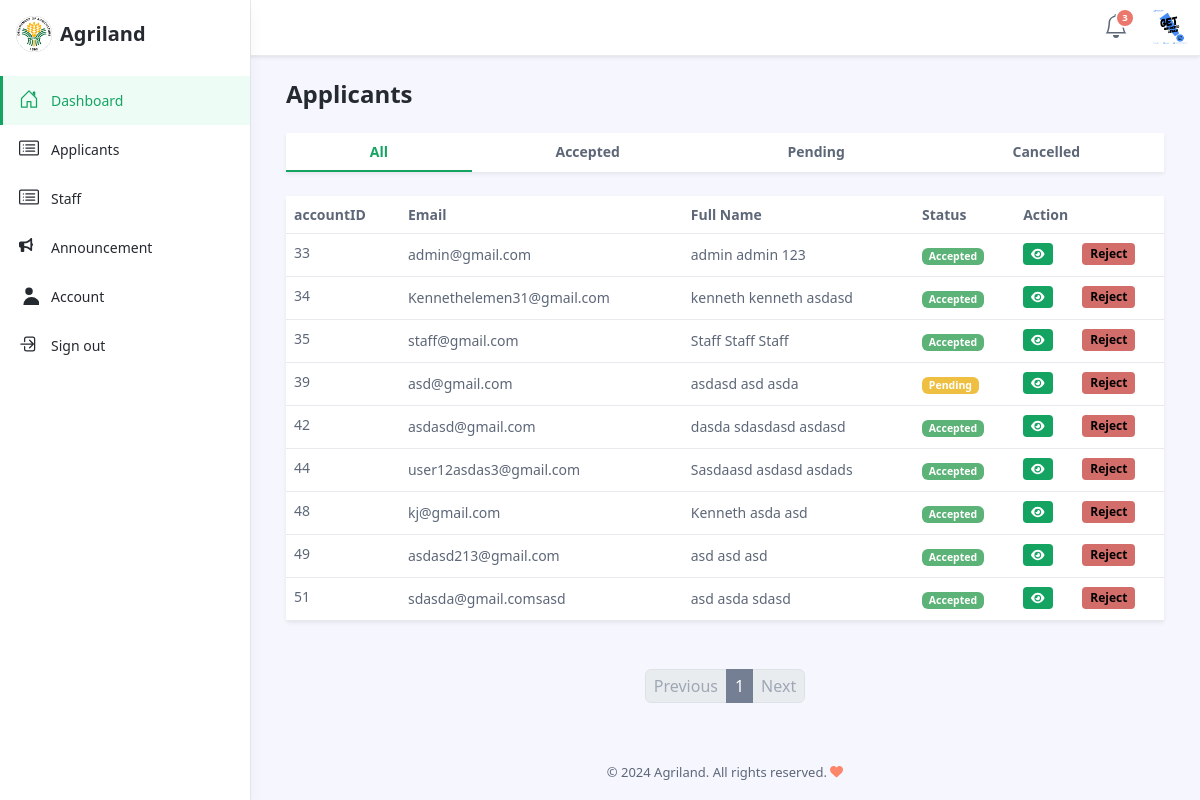
/RSBSA/Admin/orders.php (signed in), run on the app's committed database.
### tables this page shows
CREATE TABLE `users` (
  `user_id` int(11) NOT NULL,
  `first_name` varchar(255) NOT NULL,
  `middle_name` varchar(255) DEFAULT NULL,
  `sur_name` varchar(255) NOT NULL,
  `sex` enum('male','female') NOT NULL,
  `date_of_birth` date NOT NULL,
  `birth_municipality` varchar(255) DEFAULT NULL,
  `birth_province` varchar(255) DEFAULT NULL,
  `profile_picture` varchar(255) DEFAULT NULL
);

CREATE TABLE `useraccounts` (
  `account_id` int(11) NOT NULL,
  `user_id` int(11) NOT NULL,
  `email` varchar(255) NOT NULL,
  `password` varchar(255) NOT NULL,
  `accountStatus` varchar(255) DEFAULT NULL,
  `role` varchar(255) NOT NULL
);

### RSBSA/includes/Applicants/allAplicants.php (the view, shortened to what this page needs)
<?php
												include '../includes/dbconn.php';
												$dbConnection = new mysqli($servername, $username, $password, $dbname);
												$limit = 10;
												$page = isset($_GET['page']) ? $_GET['page'] : 1;
												$offset = ($page - 1) * $limit;
												$query = "SELECT
														ua.user_id,
														ua.email,
														ua.accountStatus,
														ua.account_id,
														u.first_name,
														u.middle_name,
														u.sur_name,
														u.date_of_birth,
														u.sex,
														u.birth_municipality,
														u.birth_province,
														u.profile_picture,  -- Include the profile picture here
														MAX(a.region) AS region,
														MAX(a.province) AS province,
														MAX(a.city_municipality) AS city_municipality,
														MAX(a.barangay) AS barangay,
														MAX(a.street_number) AS street_number,
														MAX(a.purok) AS purok,
														MAX(c.crop_name) AS crop_name,
														MAX(c.crop_area_hectares) AS crop_area_hectares,
														MAX(c.benefits) AS benefits,
														MAX(c.reference) AS reference,
														MAX(j.job_role) AS job_role,
														MAX(co.phone_number) AS phone_number
													FROM
														useraccounts ua
													JOIN
														Users u ON ua.user_id = u.user_id
													LEFT JOIN
														Addresses a ON ua.user_id = a.user_id
													LEFT JOIN
														Crops c ON ua.user_id = c.user_id
													LEFT JOIN
														JobRoles j ON ua.user_id = j.user_id
													LEFT JOIN
														contacts co ON ua.user_id = co.user_id
													WHERE
														ua.accountStatus IN ('accepted', 'Pending')
													GROUP BY
														ua.user_id, ua.email, ua.accountStatus, ua.account_id, u.first_name, u.middle_name, u.sur_name, u.date_of_birth, u.profile_picture  -- Add profile_picture here
													LIMIT $limit OFFSET $offset";
													$result = $dbConnection->query($query);
													if ($result->num_rows > 0) {
														while ($row = $result->fetch_assoc()) {
															echo '<tr>';
															echo '<td class="cell"><span class="truncate">' . htmlspecialchars($row['account_id']) . '</span></td>';
															echo '<td class="cell">' . htmlspecialchars($row['email']) . '</td>';
															echo '<td class="cell">' . htmlspecialchars($row['first_name']) . ' ' . htmlspecialchars($row['middle_name']) . ' ' . htmlspecialchars($row['sur_name']) . '</td>';
															if ($row['accountStatus'] == 'Pending') {
																echo '<td class="cell"><span class="badge bg-warning">' . ucfirst(htmlspecialchars($row['accountStatus'])) . '</span></td>';
															} elseif ($row['accountStatus'] == 'accepted') {
																echo '<td class="cell"><span class="badge bg-success">' . ucfirst(htmlspecialchars($row['accountStatus'])) . '</span></td>';
															}
																echo '<td>
																		<button type="button" class="btn btn-primary btn-sm px-2"
																			data-bs-toggle="modal"
																			data-bs-target="#viewModal"
																			data-userid="' . $row['user_id'] . '"
																			data-email="' . $row['email'] . '"
																			data-full-name="' . htmlspecialchars($row['first_name'] . ' ' . $row['middle_name'] . ' ' . $row['sur_name']) . '"
																			data-account-status="' . htmlspecialchars($row['accountStatus']) . '"
																			data-phone-number="' . htmlspecialchars($row['phone_number']) . '"
																			data-date-of-birth="' . htmlspecialchars($row['date_of_birth']) . '"
																			data-sex="' . htmlspecialchars($row['sex']) . '"
																			data-birth-place="' . htmlspecialchars($row['birth_municipality'] . ',' . $row['birth_province']) . '"
																			data-region="' . htmlspecialchars($row['region']) . '"
																			data-province="' . htmlspecialchars($row['province']) . '"
																			data-city-municipality="' . htmlspecialchars($row['city_municipality']) . '"
																			data-barangay="' . htmlspecialchars($row['barangay']) . '"
																			data-street-number="' . htmlspecialchars($row['street_number']) . '"
																			data-purok="' . htmlspecialchars($row['purok']) . '"
																			data-crop-name="' . htmlspecialchars($row['crop_name']) . '"
																			data-crop-area="' . htmlspecialchars($row['crop_area_hectares']) . '"
																			data-benefits="' . htmlspecialchars($row['benefits']) . '"
																			data-reference="' . htmlspecialchars($row['reference']) . '"
																			data-job-role="' . htmlspecialchars($row['job_role']) . '"
																			data-profile-picture="' . htmlspecialchars($row['profile_picture']) . '">
																			<i class="fa-solid fa-eye text-white"></i>
																		</button>
																	</td>';
																	echo '<td>
																	<button type="button" class="btn btn-danger btn-sm" onclick="confirmDelete(' . $row['user_id'] . ')">
																		Reject
																	</button>
																</td>';
															echo '</tr>';
														}
														} else {
															echo '<tr><td colspan="9" class="text-center">No users found</td></tr>';
														}
											    ?>

### RSBSA/Admin/components/header.php (shortened to what this page needs)
<header class="app-header fixed-top">
    <div class="app-header-inner">
        <div class="container-fluid py-2">
            <div class="app-header-content">
                <div class="row justify-content-between align-items-center">
                <div class="app-utilities col-auto">
                    <div class="app-utility-item app-notifications-dropdown dropdown">
                        <a class="dropdown-toggle no-toggle-arrow" id="notifications-dropdown-toggle" data-bs-toggle="dropdown" href="#" role="button" aria-expanded="false" title="Notifications">
                            <span class="icon-badge">3</span>
                        </a>
                    </div>
                    <div class="app-utility-item app-user-dropdown dropdown">
                        <div data-bs-toggle="dropdown" role="button" aria-expanded="false">
                            <img src="<?php echo htmlspecialchars($profile_picture); ?>" alt="user profile">
                        </div>
                    </div>
                </div>
            </div>
            </div>
        </div>
    </div>
    <div id="app-sidepanel" class="app-sidepanel">
        <div class="sidepanel-inner d-flex flex-column">
            <div class="app-branding">
                <a class="app-logo" href="index.html"><img class="logo-icon me-2" src="../assets/images/da_logo.png" alt="logo"><span class="logo-text">Agriland</span></a>
            </div>
            <?php include 'navbar.php'; ?>
        </div>
    </div>
</header>

### data on the page
users: profile_picture (picture)
useraccounts: account_id "33", email "admin@gmail.com", user.first_name "admin", user.middle_name "admin", user.sur_name "123", accountStatus "Accepted"
useraccounts: account_id "34", email "Kennethelemen31@gmail.com", user.first_name "kenneth", user.middle_name "kenneth", user.sur_name "asdasd", accountStatus "Accepted"
useraccounts: account_id "35", email "staff@gmail.com", user.first_name "Staff", user.middle_name "Staff", user.sur_name "Staff", accountStatus "Accepted"
useraccounts: account_id "39", email "asd@gmail.com", user.first_name "asdasd", user.middle_name "asd", user.sur_name "asda", accountStatus "Pending"
useraccounts: account_id "42", email "asdasd@gmail.com", user.first_name "dasda", user.middle_name "sdasdasd", user.sur_name "asdasd", accountStatus "Accepted"
useraccounts: account_id "44", email "user12asdas3@gmail.com", user.first_name "Sasdaasd", user.middle_name "asdasd", user.sur_name "asdads", accountStatus "Accepted"
useraccounts: account_id "48", email "kj@gmail.com", user.first_name "Kenneth", user.middle_name "asda", user.sur_name "asd", accountStatus "Accepted"
useraccounts: account_id "49", email "asdasd213@gmail.com", user.first_name "asd", user.middle_name "asd", user.sur_name "asd", accountStatus "Accepted"
useraccounts: account_id "51", email "sdasda@gmail.comsasd", user.first_name "asd", user.middle_name "asda", user.sur_name "sdasd", accountStatus "Accepted"
